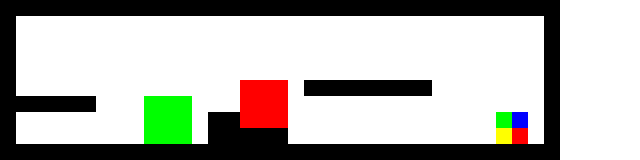

Tiled map render using the project's own tile images. Description and the map definition, with tile-layer contents summarised, below:
An orthogonal 40x10 tile map with 16x16 px tiles, 1 tile layer (Tile Layer 1).

<map version="1.0" orientation="orthogonal" width="40" height="10" tilewidth="16" tileheight="16">
 <tileset firstgid="1" name="mapsheet" tilewidth="16" tileheight="16">
  <image source="../gimp/mapsheet.png" width="160" height="160" />
 </tileset>
 <layer name="Tile Layer 1" width="40" height="10">
  <data>[400 cells, 400 non-empty, 6 distinct tile ids]</data>
 </layer>
</map>